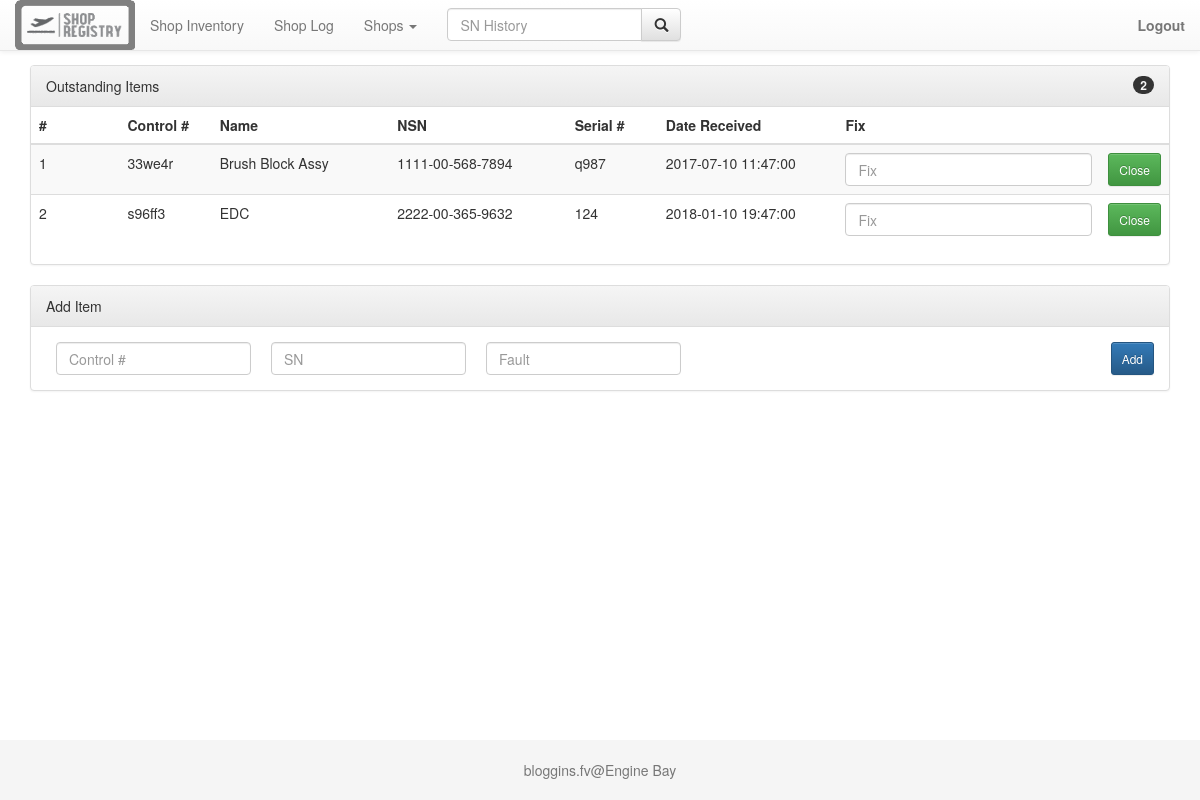
Screenshot of /pages/opened.php (signed in) with the database file from the repository.
### tables this page shows
CREATE TABLE IF NOT EXISTS `COMPONENT` (
  `SN` varchar(25) NOT NULL,
  `PN` varchar(25) NOT NULL,
  `NSN` varchar(16) NOT NULL,
  `Comp_name` varchar(25) NOT NULL
);

CREATE TABLE IF NOT EXISTS `CF543` (
  `Control_no` varchar(10) NOT NULL,
  `Fault` text NOT NULL,
  `Fix` text,
  `Opened_by` varchar(25) DEFAULT NULL,
  `Closed_by` varchar(25) DEFAULT NULL,
  `SN` varchar(25) NOT NULL,
  `543_opened` timestamp NULL DEFAULT NULL,
  `543_closed` timestamp NULL DEFAULT NULL
);

### pages/opened.php (the view, shortened to what this page needs)
<?php include '../inc/header.php';?>
  <body id="open-items-body clearfix">
      <?php include '../inc/navbar.php';?>
      <div class="open-items" id="open-items">
        <div class="container">
          <div class="panel panel-default">
            <div class="panel-heading">Outstanding Items
                <span class="badge pull-right hidden-xs"><?php echo"{$_SESSION['open-count']}";?></span></div>
                <?php
                require('../inc/connect_to_DB.php');
                $sql = "SELECT DISTINCT CF543.Control_no, c.Comp_name, c.NSN, c.SN, l.Date_in
                        FROM COMPONENT c, LOG l, CF543, TECHNICIAN
                        WHERE l.Control_no=CF543.Control_no
                        AND CF543.SN=c.SN
                        AND TECHNICIAN.Shop='{$_SESSION['Shop']}'
                        AND l.Shop= '{$_SESSION['Shop']}'
                        AND l.Date_closed IS  NULL";
                $result = $connection->query($sql)
                          or die("Failed to query tables. " . mysqli_error());
                if (is_null($result))
                {
                    echo "No outstanding items.";
                }
                else
                {
                    echo "<div class='col-md-14'>";
                        echo "<table class='table table-striped'>";
                            echo "<thead>";
                                echo"<tr>";
                                    echo "<th class='col-md-1'>#</th>";
                                    echo "<th class='col-md-1'>Control #</th>";
                                    echo "<th class='col-md-2'>Name</th>";
                                    echo "<th class='col-md-2'>NSN</th>";
                                    echo "<th class='col-md-1'>Serial #</th>";
                                    echo "<th class='col-md-2'>Date Received</th>";
                                    echo "<th class='col-md-3'>Fix</th>";
                                    echo "<th class='col-md-1'></th>";
                                echo "</tr>";
                            echo "</thead>";
                            echo "<tbody>";
                            $count=1;
                    while($row = mysqli_fetch_array($result, MYSQLI_ASSOC))
                    {
                        echo "<tr>";
                            echo "<form class='form-inline' method='post' action='../inc/closeLog.php?Control_no={$row['Control_no']}'>";
                                 echo "<td>$count</td>";
                                 echo "<td>". $row['Control_no'] ."</td>";
                                 echo "<td>". $row['Comp_name'] ."</td>";
                                 echo "<td>". $row['NSN'] ."</td>";
                                 echo "<td>". $row['SN'] ."</td>";
                                 echo "<td>". $row['Date_in'] ."</td>";
                                 echo "<td><input class='form-control mr-sm-2' type='text' name='Fix' id='Fix' placeholder='Fix'></td>";
                                 echo "<td><button type='submit' name='close' id='close' class='btn btn-sm btn-success pull-right'>Close</button></td>";
                            echo "</form>";
                        echo "</tr>";
                        $count++;
                    }
                            echo "</tbody>";
                        echo "</table>";
                    echo "</div>";
                }
                ?>
              </div>
              <?php
              echo "<div class='panel panel-default'>";
              echo "<div class='panel-heading'>Add Item</div>";
                        echo "<div class='panel-body'>";
                        echo "<form class='form-inline' method='post' action='../inc/addLog.php'>";
                          echo "<div class='form-group'>";
                            echo "<input class='form-control mr-sm-1 add' type='text' placeholder='Control #' id='Control_no' name='Control_no'>";
                          echo "</div>";
                          echo "<div class='form-group'>";
                            echo "<input class='form-control mr-sm-2 add' type='text' placeholder='SN' id='SN' name='SN'>";
                          echo "</div>";
                          echo "<div class='form-group'>";
                            echo "<input class='form-control mr-sm-2 add' type='text' placeholder='Fault' id='Fault' name='Fault'>";
                          echo "</div>";
                          echo "<td><button id='add' name='add' type='submit' class='btn btn-sm btn-primary pull-right'>Add</button></td>";
                        echo "</form>";
                        echo "</div>";
              echo "</div>";
              echo "</div>";
              ?>
            </div>
<?php include '../inc/footer.php';?>
</body>
</html>

### css/custom-stylesheet.css (style rules this page uses)
input { max-height: 33px !important; height: 33px !important; }
button { max-height: 33px !important; height: 33px !important; }
.add { margin-right: 10px; margin-left: 10px; }
body { padding-top: 65px; }

### rows the page displays
component: cf543.Control_no "33we4r", Comp_name "Brush Block Assy", NSN "1111-00-568-7894", SN "q987", Date_in "2017-07-10 11:47:00"
component: cf543.Control_no "s96ff3", Comp_name "EDC", NSN "2222-00-365-9632", SN "124", Date_in "2018-01-10 19:47:00"

### other values shown
$_SESSION['open-count'] "2"
$_SESSION['user'] "bloggins.fv"
$_SESSION['Shop'] "Engine Bay"
